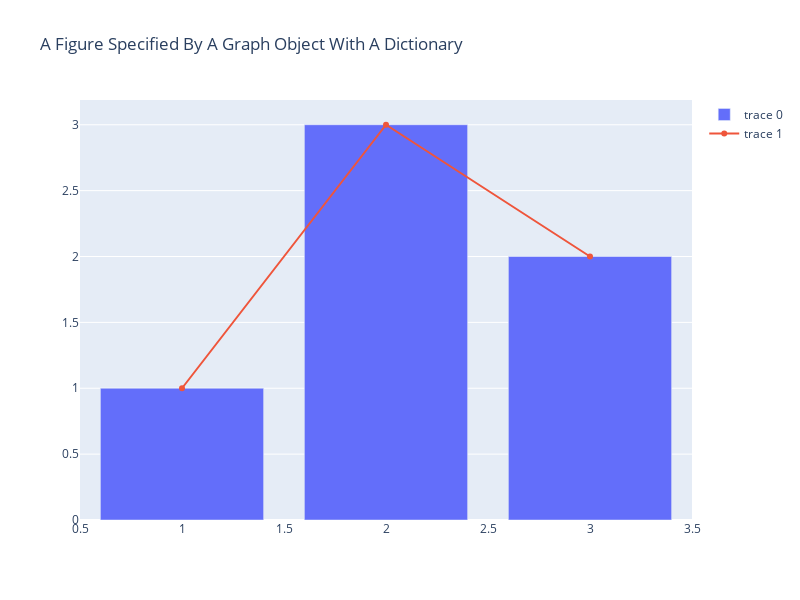

The notebook cell this image was saved under:
### Markdown cell above
### All in Dictionary format

### Code cell
import plotly.graph_objects as go

dict_of_fig = dict({
    "data": [{"type": "bar",
              "x": [1, 2, 3],
              "y": [1, 3, 2]},
            {"type": "scatter",
              "x": [1, 2, 3],
              "y": [1, 3, 2],
            "marker":{"colorscale":"Viridis"}}],
    "layout": {"title": {"text": "A Figure Specified By A Graph Object With A Dictionary"},
              "height": 600, "width": 800}
})
fig = go.Figure(dict_of_fig)

fig.show()

### Figure 1 — Plotly figure (JSON) as saved in the notebook; plotly's stock layout.template omitted (floating-point values rounded to 4 significant figures)
{"data": [{"type": "bar", "x": [1, 2, 3], "y": [1, 3, 2]}, {"marker": {"colorscale": [[0, "#440154"], [0.1111, "#482878"], [0.2222, "#3e4989"], [0.3333, "#31688e"], [0.4444, "#26828e"], [0.5556, "#1f9e89"], [0.6667, "#35b779"], [0.7778, "#6ece58"], [0.8889, "#b5de2b"], [1, "#fde725"]]}, "type": "scatter", "x": [1, 2, 3], "y": [1, 3, 2]}], "layout": {"height": 600, "title": {"text": "A Figure Specified By A Graph Object With A Dictionary"}, "width": 800}}
